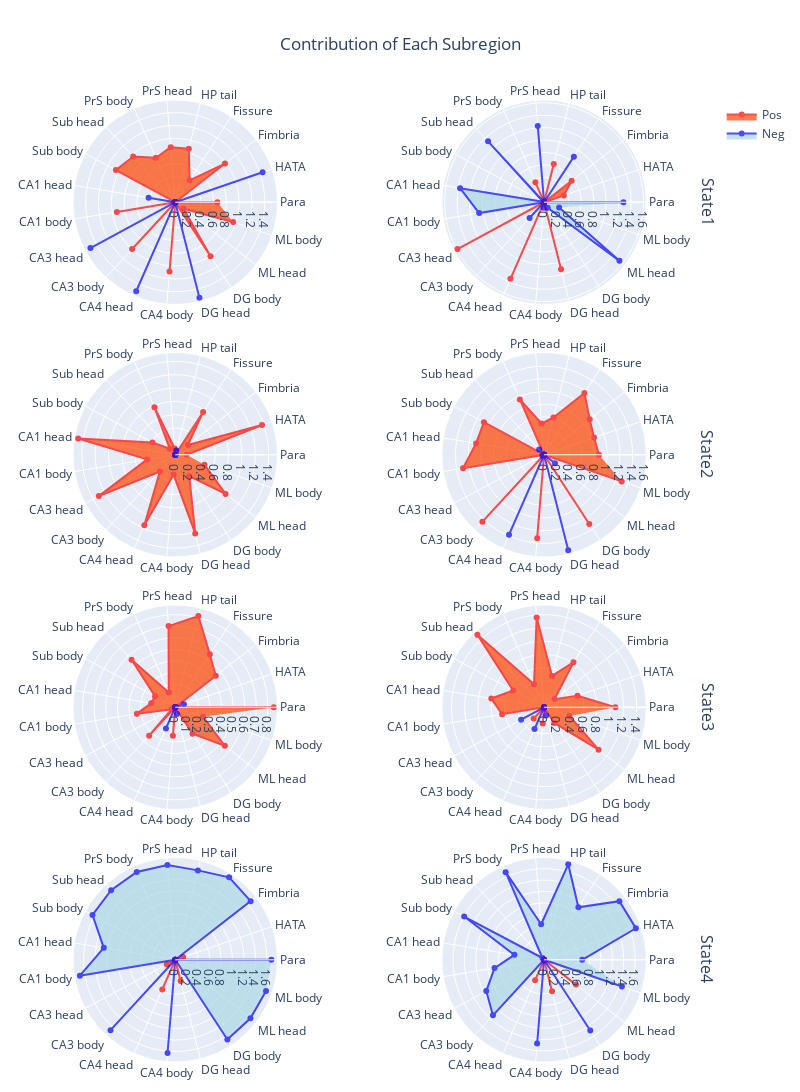

This figure's notebook cell:
### Code cell
import plotly.graph_objects as go
from plotly.subplots import make_subplots

import pandas as pd
left_data = extra_loadings[:,:19]
right_data = extra_loadings[:,19:]
hippoName_short = np.load(f'{tmp_dir}/hippoNames_short.npy')
tight = go.layout.Margin(
        l=0, #left margin
        r=0, #right margin
        b=0, #bottom margin
        t=0, #top margin
    )
categories = hippoName_short
layout = go.Layout(
  margin=go.layout.Margin(
        l=0, #left margin
        r=0, #right margin
        b=0, #bottom margin
        t=0, #top margin
    )
)
fig = make_subplots(rows=4, cols=2,specs=[[{'type': 'polar'}]*2]*4,
                    row_titles=['State1','State2', 'State3','State4'],horizontal_spacing =0.1,
                    vertical_spacing = 0.05)

for i in range(4):
    fig.add_trace(go.Scatterpolar(
          r=left_data[i].clip(min=0),
          theta=categories,
          fill='toself',fillcolor='orangered',line_color='red',dr=0.5,
          name='Pos',showlegend=not(i),opacity=0.7
    ),row=i+1,col=1)
    fig.add_trace(go.Scatterpolar(
          r=np.abs(left_data[i].clip(max=0)),
          theta=categories,
          fill='toself',fillcolor='lightblue',line_color='blue',dr=0.5,
          name='Neg',showlegend=not(i),opacity=0.7

    ),row=i+1,col=1)

    fig.add_trace(go.Scatterpolar(
          r=right_data[i].clip(min=0),
          theta=categories,
          fill='toself',fillcolor='orangered',line_color='red',dr=0.5,
          name='Pos',showlegend=False,opacity=0.7

    ),    row=i+1,col=2)
    fig.add_trace(go.Scatterpolar(
          r=np.abs(right_data[i].clip(max=0)),
          theta=categories,
          fill='toself',fillcolor='lightblue',line_color='blue',dr=0.5,
          name='Neg',showlegend=False,opacity=0.7
            ),row=i+1,col=2)


fig.update_layout(
  polar=dict(
    radialaxis=dict(
      visible=True,
    )),
  showlegend=True,
height=1200, width=800, margin=go.layout.Margin(
        l=25, #left margin
        r=10, #right margin
        b=30, #bottom margin
        t=100, #top margin
    ),title='Contribution of Each Subregion',title_x=0.5
    

)

### Figure 1 — Plotly figure (JSON) as saved in the notebook; plotly's stock layout.template omitted (floating-point values rounded to 4 significant figures)
{"data": [{"dr": 0.5, "fill": "toself", "fillcolor": "orangered", "line": {"color": "red"}, "name": "Pos", "opacity": 0.7, "r": [0.6587, 0, 0.9841, 0.4093, 0.8626, 0.8633, 0.7579, 0.9718, 1.055, 0, 0.9255, 0, 0.9947, 0, 1.088, 0, 1.007, 0.1649, 0.9568], "showlegend": true, "subplot": "polar", "theta": ["Para", "HATA", "Fimbria", "Fissure", "HP tail", "PrS head", "PrS body", "Sub head", "Sub body", "CA1 head", "CA1 body", "CA3 head", "CA3 body", "CA4 head", "CA4 body", "DG head", "DG body", "ML head", "ML body"], "type": "scatterpolar"}, {"dr": 0.5, "fill": "toself", "fillcolor": "lightblue", "line": {"color": "blue"}, "name": "Neg", "opacity": 0.7, "r": [0, 1.443, 0, 0, 0, 0, 0, 0, 0, 0.4224, 0, 1.507, 0, 1.519, 0, 1.539, 0, 0, 0], "showlegend": true, "subplot": "polar", "theta": ["Para", "HATA", "Fimbria", "Fissure", "HP tail", "PrS head", "PrS body", "Sub head", "Sub body", "CA1 head", "CA1 body", "CA3 head", "CA3 body", "CA4 head", "CA4 body", "DG head", "DG body", "ML head", "ML body"], "type": "scatterpolar"}, {"dr": 0.5, "fill": "toself", "fillcolor": "orangered", "line": {"color": "red"}, "name": "Pos", "opacity": 0.7, "r": [0, 0.3354, 0.5625, 0, 0.6333, 0, 0.3489, 0, 0, 0, 0, 1.584, 0, 1.346, 0, 1.113, 0, 0, 0], "showlegend": false, "subplot": "polar2", "theta": ["Para", "HATA", "Fimbria", "Fissure", "HP tail", "PrS head", "PrS body", "Sub head", "Sub body", "CA1 head", "CA1 body", "CA3 head", "CA3 body", "CA4 head", "CA4 body", "DG head", "DG body", "ML head", "ML body"], "type": "scatterpolar"}, {"dr": 0.5, "fill": "toself", "fillcolor": "lightblue", "line": {"color": "blue"}, "name": "Neg", "opacity": 0.7, "r": [1.278, 0, 0, 0.8759, 0, 1.229, 0, 1.33, 0.01686, 1.37, 1.059, 0, 0.3451, 0, 0.09075, 0, 0.1051, 1.536, 0.2559], "showlegend": false, "subplot": "polar2", "theta": ["Para", "HATA", "Fimbria", "Fissure", "HP tail", "PrS head", "PrS body", "Sub head", "Sub body", "CA1 head", "CA1 body", "CA3 head", "CA3 body", "CA4 head", "CA4 body", "DG head", "DG body", "ML head", "ML body"], "type": "scatterpolar"}, {"dr": 0.5, "fill": "toself", "fillcolor": "orangered", "line": {"color": "red"}, "name": "Pos", "opacity": 0.7, "r": [0.1684, 1.375, 0.2394, 0.7631, 0, 0.09203, 0.7769, 0.1229, 0.3885, 1.476, 0.4262, 1.303, 0.3406, 1.155, 0.298, 1.218, 0.3838, 0.9553, 0.4638], "showlegend": false, "subplot": "polar3", "theta": ["Para", "HATA", "Fimbria", "Fissure", "HP tail", "PrS head", "PrS body", "Sub head", "Sub body", "CA1 head", "CA1 body", "CA3 head", "CA3 body", "CA4 head", "CA4 body", "DG head", "DG body", "ML head", "ML body"], "type": "scatterpolar"}, {"dr": 0.5, "fill": "toself", "fillcolor": "lightblue", "line": {"color": "blue"}, "name": "Neg", "opacity": 0.7, "r": [0, 0, 0, 0, 0.06593, 0, 0, 0, 0, 0, 0, 0, 0, 0, 0, 0, 0, 0, 0], "showlegend": false, "subplot": "polar3", "theta": ["Para", "HATA", "Fimbria", "Fissure", "HP tail", "PrS head", "PrS body", "Sub head", "Sub body", "CA1 head", "CA1 body", "CA3 head", "CA3 body", "CA4 head", "CA4 body", "DG head", "DG body", "ML head", "ML body"], "type": "scatterpolar"}, {"dr": 0.5, "fill": "toself", "fillcolor": "orangered", "line": {"color": "red"}, "name": "Pos", "opacity": 0.7, "r": [0.8678, 0.8345, 0.9133, 1.166, 0.6071, 0.4948, 0.954, 0, 1.081, 1.09, 1.299, 0, 1.438, 0, 1.323, 0, 1.306, 0, 1.297], "showlegend": false, "subplot": "polar4", "theta": ["Para", "HATA", "Fimbria", "Fissure", "HP tail", "PrS head", "PrS body", "Sub head", "Sub body", "CA1 head", "CA1 body", "CA3 head", "CA3 body", "CA4 head", "CA4 body", "DG head", "DG body", "ML head", "ML body"], "type": "scatterpolar"}, {"dr": 0.5, "fill": "toself", "fillcolor": "lightblue", "line": {"color": "blue"}, "name": "Neg", "opacity": 0.7, "r": [0, 0, 0, 0, 0, 0, 0, 0.1149, 0, 0, 0, 0.03315, 0, 1.379, 0, 1.556, 0, 0.2175, 0], "showlegend": false, "subplot": "polar4", "theta": ["Para", "HATA", "Fimbria", "Fissure", "HP tail", "PrS head", "PrS body", "Sub head", "Sub body", "CA1 head", "CA1 body", "CA3 head", "CA3 body", "CA4 head", "CA4 body", "DG head", "DG body", "ML head", "ML body"], "type": "scatterpolar"}, {"dr": 0.5, "fill": "toself", "fillcolor": "orangered", "line": {"color": "red"}, "name": "Pos", "opacity": 0.7, "r": [0.8505, 0, 0.4431, 0.5458, 0.813, 0.7034, 0.1393, 0.5575, 0.1985, 0.2108, 0.3362, 0.03515, 0.3331, 0, 0.2463, 0, 0.2725, 0.5427, 0.2541], "showlegend": false, "subplot": "polar5", "theta": ["Para", "HATA", "Fimbria", "Fissure", "HP tail", "PrS head", "PrS body", "Sub head", "Sub body", "CA1 head", "CA1 body", "CA3 head", "CA3 body", "CA4 head", "CA4 body", "DG head", "DG body", "ML head", "ML body"], "type": "scatterpolar"}, {"dr": 0.5, "fill": "toself", "fillcolor": "lightblue", "line": {"color": "blue"}, "name": "Neg", "opacity": 0.7, "r": [0, 0.0795, 0, 0, 0, 0, 0, 0, 0, 0, 0, 0, 0, 0.1997, 0, 0.05927, 0, 0, 0], "showlegend": false, "subplot": "polar5", "theta": ["Para", "HATA", "Fimbria", "Fissure", "HP tail", "PrS head", "PrS body", "Sub head", "Sub body", "CA1 head", "CA1 body", "CA3 head", "CA3 body", "CA4 head", "CA4 body", "DG head", "DG body", "ML head", "ML body"], "type": "scatterpolar"}, {"dr": 0.5, "fill": "toself", "fillcolor": "orangered", "line": {"color": "red"}, "name": "Pos", "opacity": 0.7, "r": [1.08, 0.5346, 0.2003, 0.8123, 0.4891, 1.361, 0.3779, 1.488, 0.5322, 0.8089, 0.6427, 0, 0.2327, 0, 0.245, 0, 0.2826, 1.044, 0.4046], "showlegend": false, "subplot": "polar6", "theta": ["Para", "HATA", "Fimbria", "Fissure", "HP tail", "PrS head", "PrS body", "Sub head", "Sub body", "CA1 head", "CA1 body", "CA3 head", "CA3 body", "CA4 head", "CA4 body", "DG head", "DG body", "ML head", "ML body"], "type": "scatterpolar"}, {"dr": 0.5, "fill": "toself", "fillcolor": "lightblue", "line": {"color": "blue"}, "name": "Neg", "opacity": 0.7, "r": [0, 0, 0, 0, 0, 0, 0, 0, 0, 0, 0, 0.3959, 0, 0.3604, 0, 0.1267, 0, 0, 0], "showlegend": false, "subplot": "polar6", "theta": ["Para", "HATA", "Fimbria", "Fissure", "HP tail", "PrS head", "PrS body", "Sub head", "Sub body", "CA1 head", "CA1 body", "CA3 head", "CA3 body", "CA4 head", "CA4 body", "DG head", "DG body", "ML head", "ML body"], "type": "scatterpolar"}, {"dr": 0.5, "fill": "toself", "fillcolor": "orangered", "line": {"color": "red"}, "name": "Pos", "opacity": 0.7, "r": [0, 0.1471, 0, 0, 0, 0, 0, 0, 0, 0, 0, 0.1687, 0, 0.5641, 0, 0.3797, 0, 0, 0], "showlegend": false, "subplot": "polar7", "theta": ["Para", "HATA", "Fimbria", "Fissure", "HP tail", "PrS head", "PrS body", "Sub head", "Sub body", "CA1 head", "CA1 body", "CA3 head", "CA3 body", "CA4 head", "CA4 body", "DG head", "DG body", "ML head", "ML body"], "type": "scatterpolar"}, {"dr": 0.5, "fill": "toself", "fillcolor": "lightblue", "line": {"color": "blue"}, "name": "Neg", "opacity": 0.7, "r": [1.678, 0, 1.667, 1.718, 1.61, 1.659, 1.674, 1.652, 1.642, 1.264, 1.688, 0, 1.668, 0, 1.633, 0, 1.663, 1.663, 1.675], "showlegend": false, "subplot": "polar7", "theta": ["Para", "HATA", "Fimbria", "Fissure", "HP tail", "PrS head", "PrS body", "Sub head", "Sub body", "CA1 head", "CA1 body", "CA3 head", "CA3 body", "CA4 head", "CA4 body", "DG head", "DG body", "ML head", "ML body"], "type": "scatterpolar"}, {"dr": 0.5, "fill": "toself", "fillcolor": "orangered", "line": {"color": "red"}, "name": "Pos", "opacity": 0.7, "r": [0, 0, 0, 0, 0, 0, 0, 0, 0, 0, 0, 0, 0, 0.3933, 0, 0.5702, 0, 0.7099, 0], "showlegend": false, "subplot": "polar8", "theta": ["Para", "HATA", "Fimbria", "Fissure", "HP tail", "PrS head", "PrS body", "Sub head", "Sub body", "CA1 head", "CA1 body", "CA3 head", "CA3 body", "CA4 head", "CA4 body", "DG head", "DG body", "ML head", "ML body"], "type": "scatterpolar"}, {"dr": 0.5, "fill": "toself", "fillcolor": "lightblue", "line": {"color": "blue"}, "name": "Neg", "opacity": 0.7, "r": [0.6699, 1.704, 1.676, 1.102, 1.729, 0.6268, 1.681, 0.04286, 1.596, 0.5286, 0.8828, 1.155, 1.326, 0, 1.477, 0, 1.484, 0, 1.445], "showlegend": false, "subplot": "polar8", "theta": ["Para", "HATA", "Fimbria", "Fissure", "HP tail", "PrS head", "PrS body", "Sub head", "Sub body", "CA1 head", "CA1 body", "CA3 head", "CA3 body", "CA4 head", "CA4 body", "DG head", "DG body", "ML head", "ML body"], "type": "scatterpolar"}], "layout": {"annotations": [{"font": {"size": 16}, "showarrow": false, "text": "State1", "textangle": 90, "x": 0.98, "xanchor": "left", "xref": "paper", "y": 0.8938, "yanchor": "middle", "yref": "paper"}, {"font": {"size": 16}, "showarrow": false, "text": "State2", "textangle": 90, "x": 0.98, "xanchor": "left", "xref": "paper", "y": 0.6313, "yanchor": "middle", "yref": "paper"}, {"font": {"size": 16}, "showarrow": false, "text": "State3", "textangle": 90, "x": 0.98, "xanchor": "left", "xref": "paper", "y": 0.3688, "yanchor": "middle", "yref": "paper"}, {"font": {"size": 16}, "showarrow": false, "text": "State4", "textangle": 90, "x": 0.98, "xanchor": "left", "xref": "paper", "y": 0.1062, "yanchor": "middle", "yref": "paper"}], "height": 1200, "margin": {"b": 30, "l": 25, "r": 10, "t": 100}, "polar": {"domain": {"x": [0, 0.44], "y": [0.7875, 1]}, "radialaxis": {"visible": true}}, "polar2": {"domain": {"x": [0.54, 0.98], "y": [0.7875, 1]}}, "polar3": {"domain": {"x": [0, 0.44], "y": [0.525, 0.7375]}}, "polar4": {"domain": {"x": [0.54, 0.98], "y": [0.525, 0.7375]}}, "polar5": {"domain": {"x": [0, 0.44], "y": [0.2625, 0.475]}}, "polar6": {"domain": {"x": [0.54, 0.98], "y": [0.2625, 0.475]}}, "polar7": {"domain": {"x": [0, 0.44], "y": [0, 0.2125]}}, "polar8": {"domain": {"x": [0.54, 0.98], "y": [0, 0.2125]}}, "showlegend": true, "title": {"text": "Contribution of Each Subregion", "x": 0.5}, "width": 800}}
